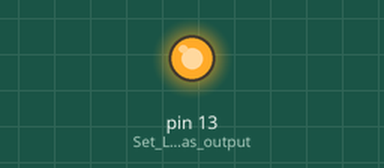
Bench run of a sketch on a simulated Arduino Uno, built with avr-gcc and run on an emulated ATmega328P. On the bench: output pins drawn as LEDs (lit = HIGH).

Above: at 0.2 s.
At 21.2 s:
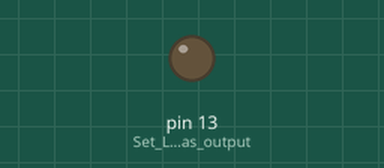
Timing chart, 0 to 23.4 s (numbered marks = the images above):
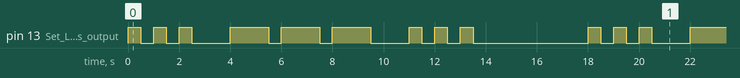

The sketch:

1.2.ino
```cpp
void setup() {
  pinMode(LED_BUILTIN, OUTPUT);  // Set LED pin as output
}

void loop() {
  morseS();  // Send S (···)
  morseO();  // Send O (---)
  morseS();  // Send S (···)
  delay(3000); // Pause before repeating SOS
}

// Function for Morse "S" (···)
void morseS() {
  for (int i = 0; i < 3; i++) {
    digitalWrite(LED_BUILTIN, HIGH); // Dot = 0.5s ON
    delay(500);
    digitalWrite(LED_BUILTIN, LOW);  // Pause between dots = 0.5s OFF
    delay(500);
  }
  delay(1000); // Add 1s more for total pause between letters = 1.5s
}

// Function for Morse "O" (---)
void morseO() {
  for (int i = 0; i < 3; i++) {
    digitalWrite(LED_BUILTIN, HIGH); // Dash = 1.5s ON
    delay(1500);
    digitalWrite(LED_BUILTIN, LOW);  // Pause between dashes = 0.5s OFF
    delay(500);
  }
  delay(1000); // Add 1s more for total pause between letters = 1.5s
}
```

Measured:
- by itself, pin 13 (Set_LED_pin_as_output): repeats every 18.0 s: 2 × (LOW 0.50 s, HIGH 0.50 s), LOW 1.5 s, 2 × (HIGH 1.5 s, LOW 0.50 s), HIGH 1.5 s, LOW 1.5 s, 2 × (HIGH 0.50 s, LOW 0.50 s), HIGH 0.50 s, LOW 4.5 s, HIGH 0.50 s
- by itself, everything shown: repeats every 18.0 s, in 18 steps
